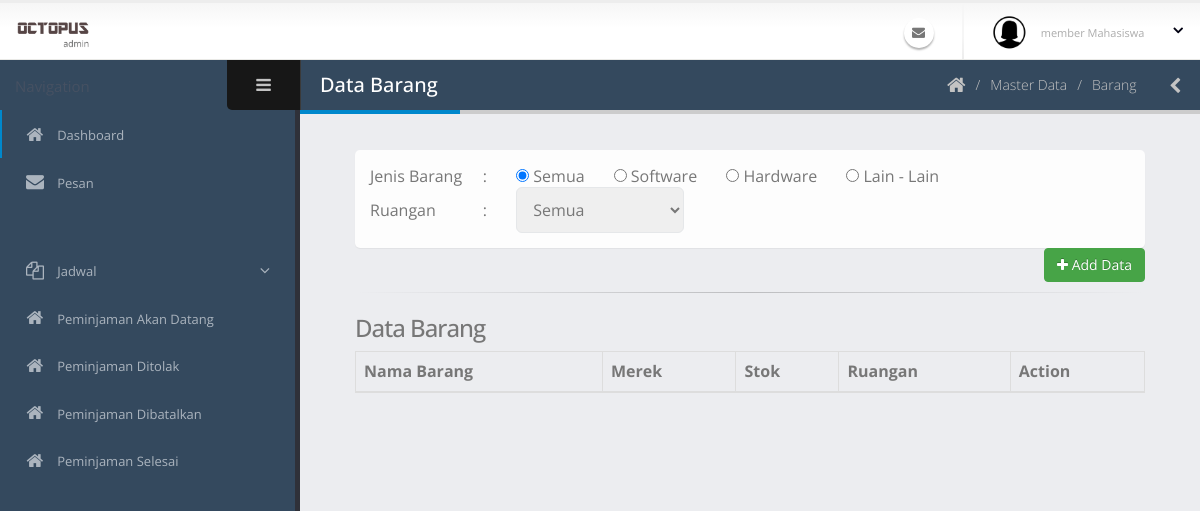
/admin/barang.php, run on the app's committed database.
### tables this page shows
CREATE TABLE `jenis_barang` (
  `id_jenisBarang` int(11) NOT NULL,
  `nama_jenisBarang` varchar(60) NOT NULL,
  `user_add` varchar(40) NOT NULL,
  `waktu_add` datetime NOT NULL,
  `user_edit` varchar(40) NOT NULL,
  `waktu_edit` datetime NOT NULL,
  `user_delete` varchar(40) NOT NULL,
  `waktu_delete` datetime NOT NULL,
  `status_delete` int(11) NOT NULL
);

### admin/barang.php (the view, shortened to what this page needs)
<?php include('../koneksi.php'); ?>
<?php include('req/head.php');?>
<?php include('req/header.php');?>
<?php include('req/leftbar.php');?>
	<section role="main" class="content-body">
		<header class="page-header">
			<h2>Data Barang</h2>
			<div class="right-wrapper pull-right">
				<ol class="breadcrumbs">
					<li>
						<a href="index.php">
							<i class="fa fa-home"></i>
						</a>
					</li>
					<li><span>Master Data</span></li>
					<li><span>Barang</span></li>
				</ol>
				<a class="sidebar-right-toggle" data-open="sidebar-right"><i class="fa fa-chevron-left"></i></a>
			</div>
		</header>
<div class="container-fluid">
<div class="panel-body">
<table>
<tr>
<td>Jenis Barang&nbsp; &nbsp; &nbsp;</td>
		<td>: &nbsp; &nbsp; &nbsp;
		<input type="radio" value="semua" name="jenisbarang" checked onclick="cekBarang()"> Semua &nbsp; &nbsp; &nbsp;
		<?php
		$jb = mysqli_query($koneksi, "SELECT * FROM jenis_barang");
		while($djb = mysqli_fetch_array($jb)){
		?>
		<input type="radio" value="<?php echo $djb['id_jenisBarang'] ?>"  onclick="cekBarang()" name="jenisbarang"> <?php echo $djb['nama_jenisBarang'] ?> &nbsp; &nbsp; &nbsp;
		<?php } ?>
		</td>
</tr>
<tr>
	<td>
		Ruangan
	</td>
	<td>: &nbsp; &nbsp; &nbsp;
	<select name="ruangans" id="ruangans" onchange="cekBarang()">
	<option value="semua">Semua</option>
			</select>
	</td>
</tr>
</table>
</div>
	<?php include('barang/modalTambah.php');?>
	<br>
	<hr>
	<h3>Data Barang</h3>
	<table  class="table table-bordered table-striped mb-none" id="datatable-default">
		<thead>
			<tr>
				<th>Nama Barang</th>
				<th>Merek</th>
				<th>Stok</th>
				<th>Ruangan</th>
				<th>Action</th>
			</tr>
		</thead>
	</table>
</div>
<br>
<br>
<?php include('req/endtitle.php');?>
<?php include('req/script.php');?>

### admin/assets/stylesheets/skins/default.css (style rules this page uses)
a, .btn-link { color: #0088cc; }
.page-header h2 { border-bottom-color: #0088cc; }

### data on the page
jenis_barang: nama_jenisBarang "Software"
jenis_barang: nama_jenisBarang "Hardware"
jenis_barang: nama_jenisBarang "Lain - Lain"

### other printed values
$stat "member Mahasiswa"
